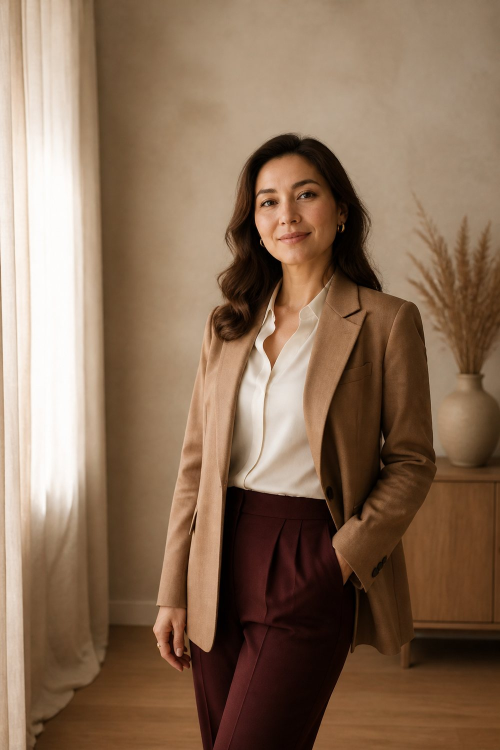
#> input picture assets/hero-portrait.jpg, 1000 x 1500 px (shown at 1/2 size)
$ python make_assets.py
#> lines starting #> are read from the running program, lines starting #| are printed output that depends on the picture; after the words box and inside, x2 and y2 are one past the last pixel; in counts of white or black regions, pixels touching at a corner belong together
#> in make_icon, `img = Image.new("RGBA", (size, size), (0, 0, 0, 0))`: img: PIL image 32x32 RGBA; every value is 0
"""Генерация брендовых ассетов: иконки, OG-картинка для соцсетей, WebP-версии фото.

Запуск из корня проекта:  python tools/make_assets.py
"""
import os

from PIL import Image, ImageDraw, ImageFont

ROOT = os.path.dirname(os.path.dirname(os.path.abspath(__file__)))
ASSETS = os.path.join(ROOT, "assets")

WINE = (110, 43, 39)
WINE_DEEP = (58, 20, 19)
CREAM = (251, 246, 240)
IVORY = (247, 234, 225)
GOLD = (228, 207, 166)
INK = (36, 31, 28)


def find_font(candidates, size):
    for name in candidates:
        path = os.path.join(os.environ.get("WINDIR", r"C:\Windows"), "Fonts", name)
        if os.path.isfile(path):
            return ImageFont.truetype(path, size)
    return ImageFont.load_default()


def serif(size):
    return find_font(["georgia.ttf", "times.ttf", "constan.ttf", "cambria.ttc"], size)


def sans(size):
    return find_font(["arial.ttf", "segoeui.ttf", "tahoma.ttf", "verdana.ttf"], size)


def vertical_gradient(size, top, bottom):
    img = Image.new("RGB", size, top)
    draw = ImageDraw.Draw(img)
    height = size[1]
    for y in range(height):
        k = y / max(height - 1, 1)
        draw.line(
            [(0, y), (size[0], y)],
            fill=tuple(round(top[i] + (bottom[i] - top[i]) * k) for i in range(3)),
        )
    return img


def rounded_mask(size, radius):
    mask = Image.new("L", size, 0)
    ImageDraw.Draw(mask).rounded_rectangle([0, 0, size[0] - 1, size[1] - 1], radius=radius, fill=255)
    return mask


def make_icon(size, radius_ratio=0.22, path="icon.png"):
    img = Image.new("RGBA", (size, size), (0, 0, 0, 0))
    plate = Image.new("RGBA", (size, size), WINE + (255,))
    img.paste(plate, (0, 0), rounded_mask((size, size), int(size * radius_ratio)))
#> in rounded_mask, `mask = Image.new("L", size, 0)`: mask: PIL image 32x32 L; every value is 0
#> in rounded_mask, `ImageDraw.Draw(mask).rounded_rectangle([0, 0, size[0] - 1, size[1] - 1..`: mask: PIL image 32x32 L; 95.3% white; 4 black regions (4 under 20 px)
    draw = ImageDraw.Draw(img)
    font = serif(int(size * 0.62))
#> in make_icon, `box = draw.textbbox((0, 0), "А", font=font)`: box = (0, 3, 5, 10)
#> in make_icon (call 2), `img = Image.new("RGBA", (size, size), (0, 0, 0, 0))`: img: PIL image 180x180 RGBA; every value is 0
#> call 2 of rounded_mask, with size = (180, 180), radius = 36
#> in rounded_mask (call 2), `mask = Image.new("L", size, 0)`: mask: PIL image 180x180 L; every value is 0
#> in rounded_mask (call 2), `ImageDraw.Draw(mask).rounded_rectangle([0, 0, size[0] - 1, size[1] - 1..`:
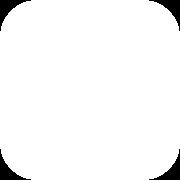
#> mask: PIL image 180x180 L; 96.5% white; 4 black regions, box (x1, y1, x2, y2) and area: (0, 0, 31, 31) 287, (149, 0, 180, 31) 287, (0, 149, 31, 180) 287, (149, 149, 180, 180) 287
#> in make_icon (call 3), `img = Image.new("RGBA", (size, size), (0, 0, 0, 0))`: img: PIL image 192x192 RGBA; every value is 0
#> in rounded_mask (call 3), `mask = Image.new("L", size, 0)`: mask: PIL image 192x192 L; every value is 0
#> in rounded_mask (call 3), `ImageDraw.Draw(mask).rounded_rectangle([0, 0, size[0] - 1, size[1] - 1..`: mask: PIL image 192x192 L; 96.5% white; 4 black regions, box (x1, y1, x2, y2) and area: (0, 0, 32, 32) 321, (160, 0, 192, 32) 321, (0, 160, 32, 192) 321, (160, 160, 192, 192) 321
#> call 4 of make_icon, with size = 512, radius_ratio = 0.2, path = 'icon-512.png'
#> in make_icon (call 4), `img = Image.new("RGBA", (size, size), (0, 0, 0, 0))`: img: PIL image 512x512 RGBA; every value is 0
#> in rounded_mask (call 4), `mask = Image.new("L", size, 0)`: mask: PIL image 512x512 L; every value is 0
#> in rounded_mask (call 4), `ImageDraw.Draw(mask).rounded_rectangle([0, 0, size[0] - 1, size[1] - 1..`: mask: PIL image 512x512 L; 96.5% white; 4 black regions, box (x1, y1, x2, y2) and area: (0, 0, 92, 92) 2262, (420, 0, 512, 92) 2262, (0, 420, 92, 512) 2262, (420, 420, 512, 512) 2262
#> in make_icon (call 4), `img.save(os.path.join(ASSETS, path))`:
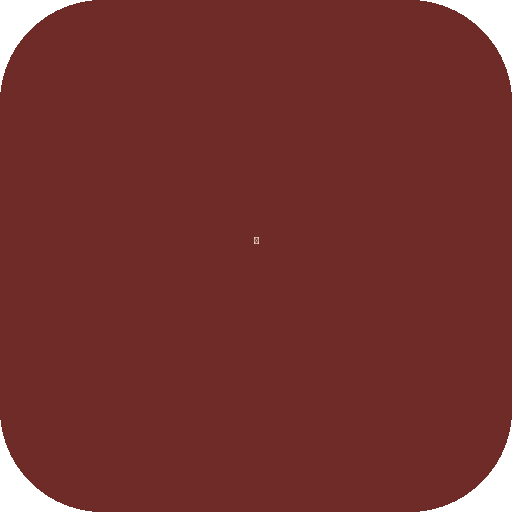
#> saved as icon-512.png: PIL image 512x512 RGBA; mean R, G, B, A 106.2, 41.5, 37.7, 246.2; transparent parts drawn white
    box = draw.textbbox((0, 0), "А", font=font)
    draw.text(
        ((size - (box[2] - box[0])) / 2 - box[0], (size - (box[3] - box[1])) / 2 - box[1] - size * 0.03),
        "А",
        font=font,
        fill=(243, 226, 206),
    )
    img.save(os.path.join(ASSETS, path))
    return path


def make_a(assets, src, out, width, quality=80):
#> called with assets = 'assets', src = 'hero-portrait.jpg', out = 'hero-portrait.webp', width = 1000, quality = 80
    img = Image.open(os.path.join(assets, src)).convert("RGB")
#> img is the input picture: PIL image 1000x1500 RGB; mean R, G, B 137.1, 110, 87.5
    if img.width > width:
        height = round(img.height * width / img.width)
        img = img.resize((width, height), Image.LANCZOS)
    img.save(os.path.join(assets, out), "WEBP", quality=quality, method=6)
    return out, img.size, round(os.path.getsize(os.path.join(assets, out)) / 1024)


def make_og():
    W, H = 1200, 630
    canvas = vertical_gradient((W, H), WINE, WINE_DEEP)

    # фото справа: кроссфейд в фон тем же цветом (без видимой границы)
    photo = Image.open(os.path.join(ASSETS, "hero-portrait.jpg")).convert("RGB")
    target_w, target_h = 470, H
    ratio = max(target_w / photo.width, target_h / photo.height)
    resized = photo.resize((round(photo.width * ratio), round(photo.height * ratio)), Image.LANCZOS)
    left = (resized.width - target_w) // 2
    resized = resized.crop((left, 0, left + target_w, target_h))

    strip_x = W - target_w
    bg_strip = canvas.crop((strip_x, 0, W, H))
    fade_width = 300
    ramp = Image.new("L", (target_w, target_h), 0)
    ramp_draw = ImageDraw.Draw(ramp)
    for x in range(fade_width):
        ramp_draw.line([(x, 0), (x, target_h)], fill=round(255 * (1 - x / fade_width) ** 1.35))
    canvas.paste(resized, (strip_x, 0))
    canvas.paste(bg_strip, (strip_x, 0), ramp)

    draw = ImageDraw.Draw(canvas)
    x = 72
    draw.text((x, 74), "БИЗНЕС-КОУЧ · ACC ICF · АЛМАТЫ И ОНЛАЙН", font=sans(21), fill=GOLD)
    draw.text((x, 132), "Зарабатывай", font=serif(66), fill=IVORY)
    draw.text((x, 208), "больше —", font=serif(66), fill=IVORY)
    draw.text((x, 284), "и не выгорай", font=serif(66), fill=IVORY)
    draw.line([(x, 388), (x + 64, 388)], fill=GOLD, width=2)
    draw.text((x, 414), "Айгерим Серикова", font=serif(34), fill=IVORY)
    draw.text((x, 462), "Бизнес-коучинг для женщин-предпринимательниц", font=sans(21), fill=(214, 190, 176))
    draw.text((x, 492), "и экспертов · 600+ часов практики ICF", font=sans(21), fill=(214, 190, 176))
    draw.text((x, 552), "coach-five-flax.vercel.app", font=sans(19), fill=GOLD)

    canvas.save(os.path.join(ASSETS, "og-image.jpg"), "JPEG", quality=88, optimize=True, progressive=True)
    return round(os.path.getsize(os.path.join(ASSETS, "og-image.jpg")) / 1024)


if __name__ == "__main__":
    print("иконка 32:", make_icon(32, path="favicon-32.png"))
    make_icon(180, radius_ratio=0.2, path="apple-touch-icon.png")
    make_icon(192, radius_ratio=0.2, path="icon-192.png")
    make_icon(512, radius_ratio=0.2, path="icon-512.png")

    # .ico из 16/32/48
    base = Image.open(os.path.join(ASSETS, "favicon-32.png")).convert("RGBA")
    base.save(
        os.path.join(ASSETS, "favicon.ico"),
        sizes=[(16, 16), (32, 32), (48, 48)],
    )

    for spec in [
        ("hero-portrait.jpg", "hero-portrait.webp", 1000),
        ("hero-portrait.jpg", "hero-portrait-640.webp", 640),
        ("about-portrait.jpg", "about-portrait.webp", 900),
        ("about-portrait.jpg", "about-portrait-560.webp", 560),
    ]:
        name, size, kb = make_a(ASSETS, spec[0], spec[1], spec[2])
#> name = 'hero-portrait.webp'; size = (1000, 1500); kb = 46
        print(f"{name}: {size[0]}x{size[1]}, {kb} КБ")
#| hero-portrait.webp: 1000x1500, 46 КБ

    print("og-image.jpg:", make_og(), "КБ")
#> in make_og, `W, H = 1200, 630`: W = 1200; H = 630
#> in vertical_gradient, `img = Image.new("RGB", size, top)`:
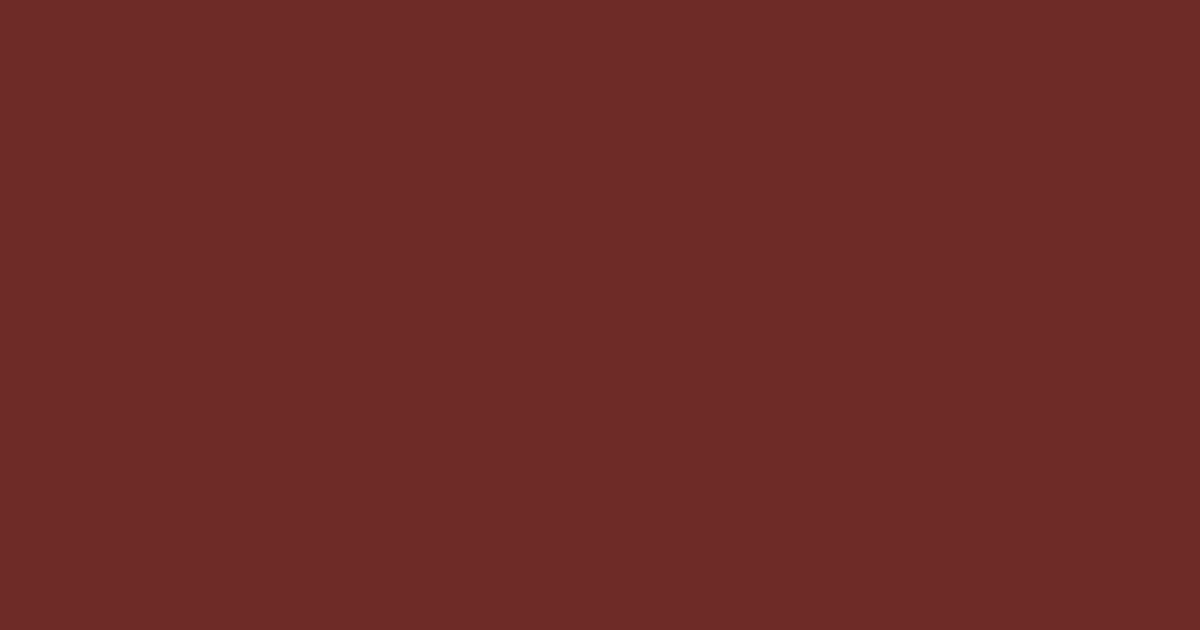
#> img: PIL image 1200x630 RGB; mean R, G, B 110, 43, 39
#> in make_og, `canvas = vertical_gradient((W, H), WINE, WINE_DEEP)`:
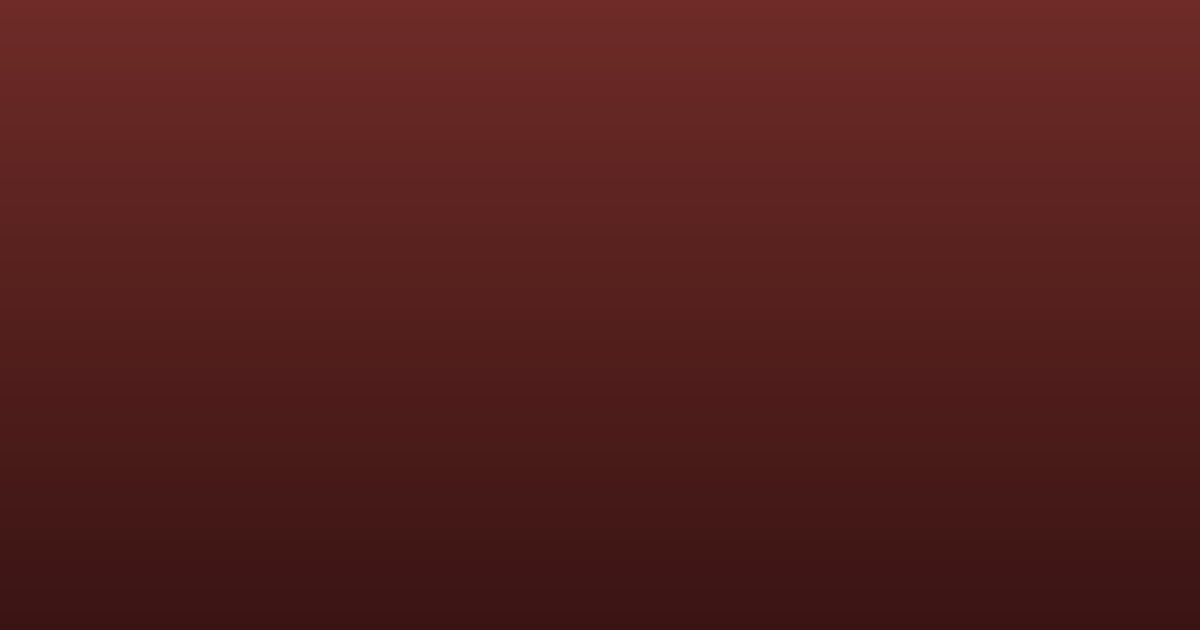
#> canvas: PIL image 1200x630 RGB; mean R, G, B 84, 31.5, 29
#> in make_og, `target_w, target_h = 470, H`: target_w = 470; target_h = 630
#> in make_og, `ratio = max(target_w / photo.width, target_h / photo.height)`: ratio = 0.47
#> in make_og, `left = (resized.width - target_w) // 2`: left = 0
#> in make_og, `resized = resized.crop((left, 0, left + target_w, target_h))`:
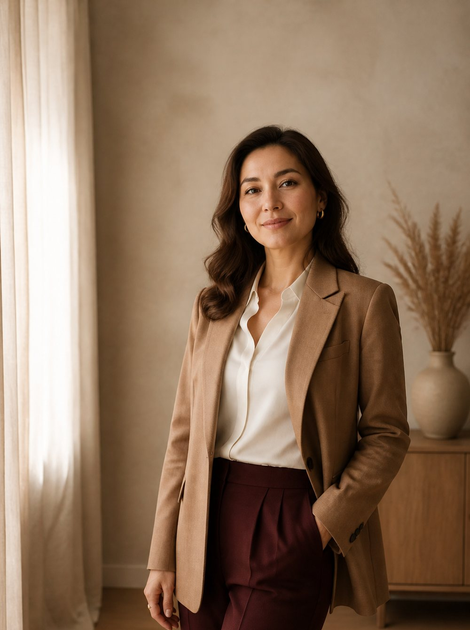
#> resized: PIL image 470x630 RGB; mean R, G, B 141.6, 115.4, 93.2
#> in make_og, `strip_x = W - target_w`: strip_x = 730
#> in make_og, `bg_strip = canvas.crop((strip_x, 0, W, H))`:
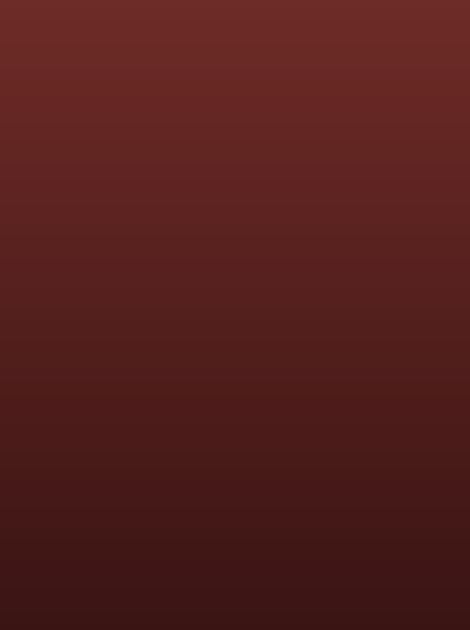
#> bg_strip: PIL image 470x630 RGB; mean R, G, B 84, 31.5, 29
#> in make_og, `ramp = Image.new("L", (target_w, target_h), 0)`: ramp: PIL image 470x630 L; every value is 0
#> in make_og, `canvas.save(os.path.join(ASSETS, "og-image.jpg"), "JPEG", quality=88, ..`:
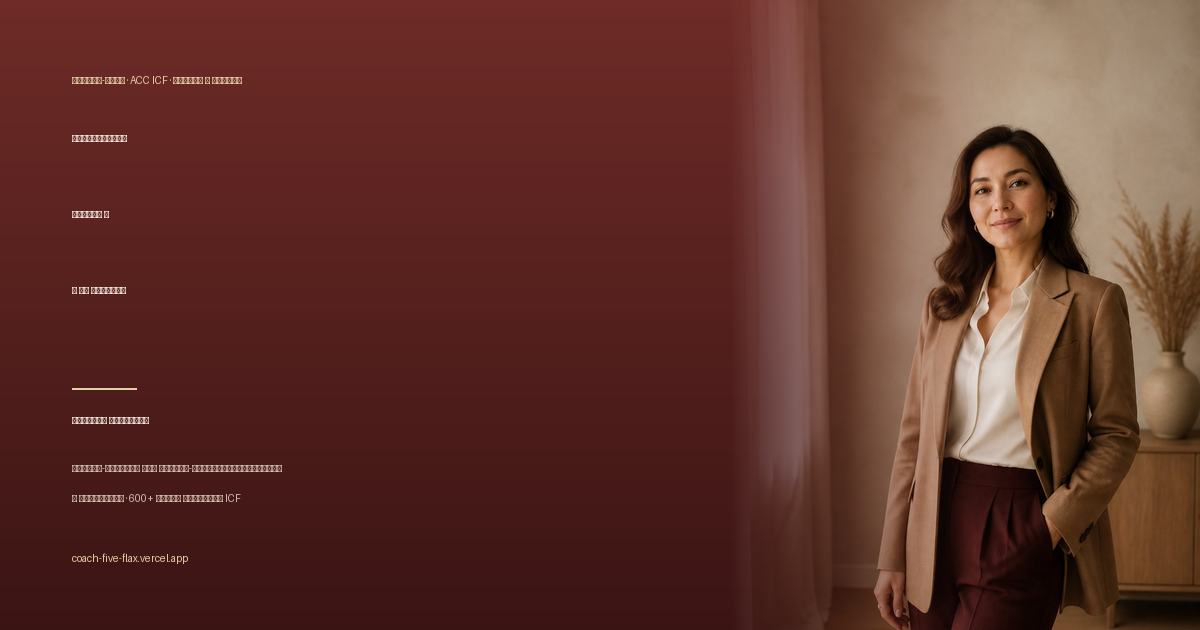
#> saved as og-image.jpg: PIL image 1200x630 RGB; mean R, G, B 97.3, 52, 43.7
